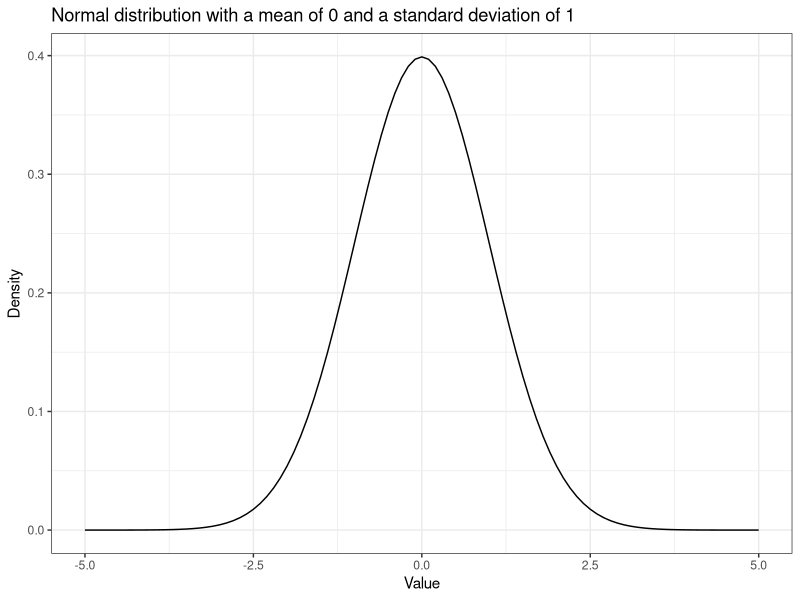
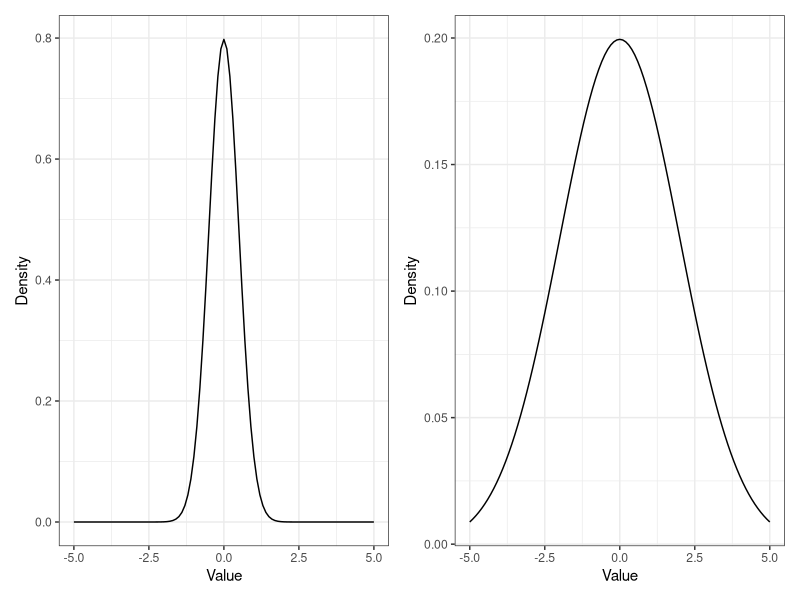
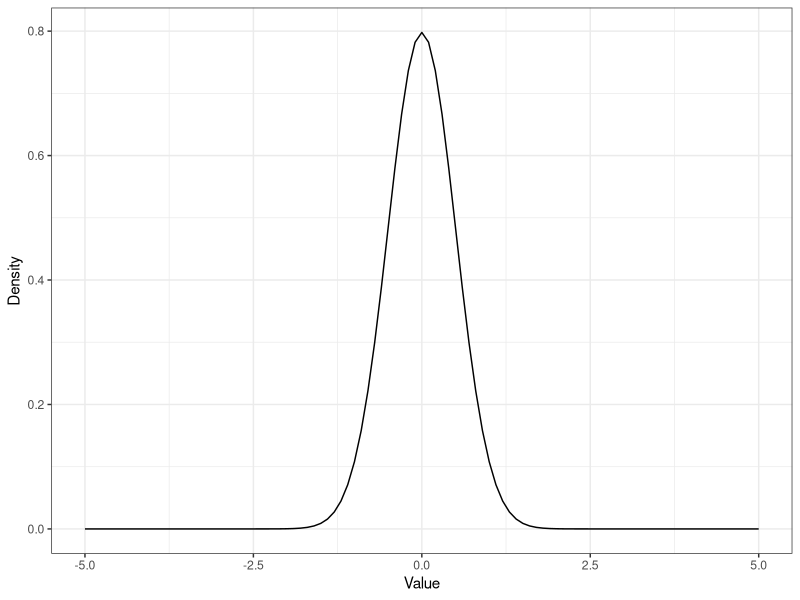
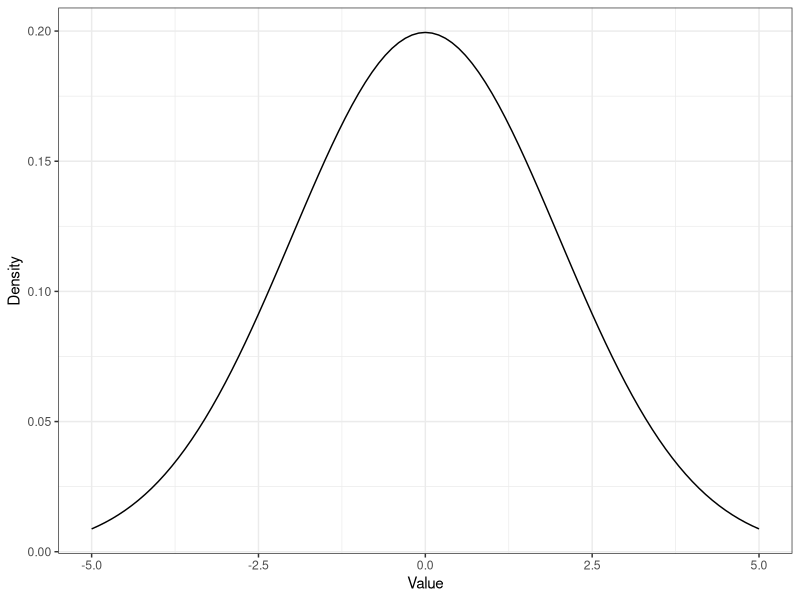
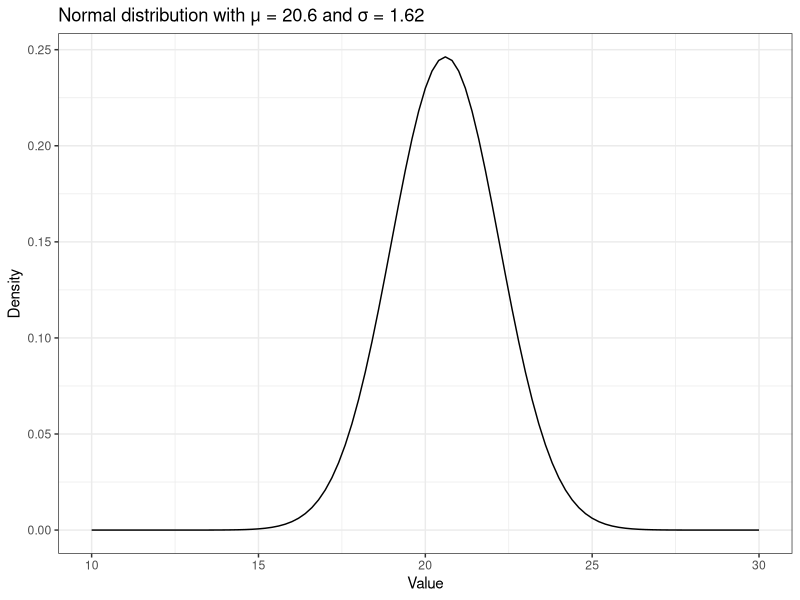
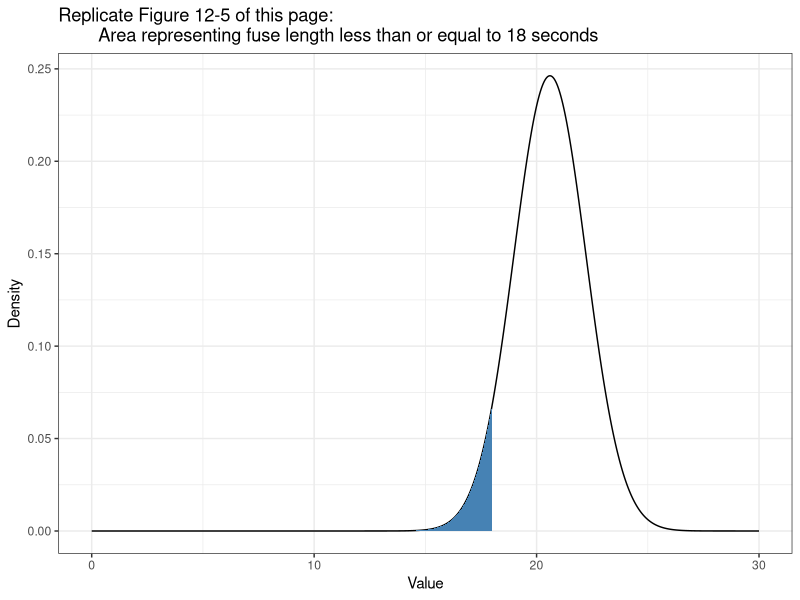
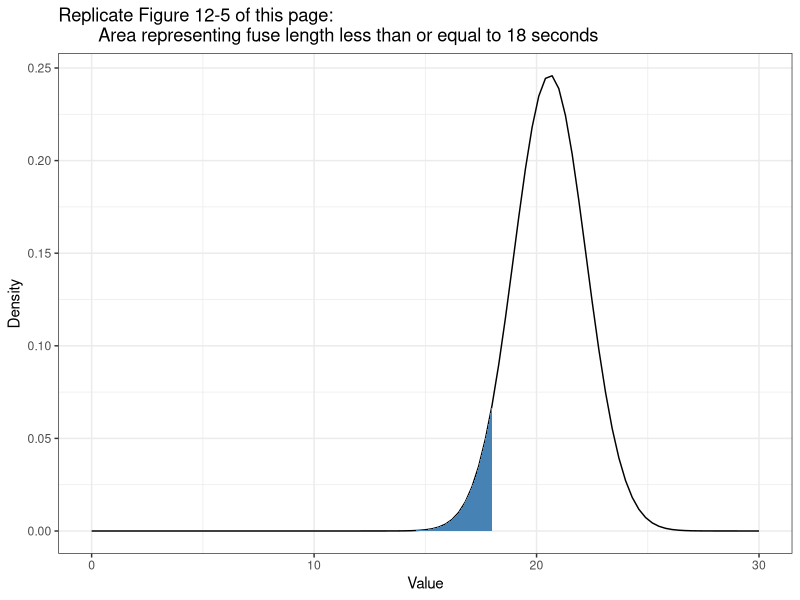
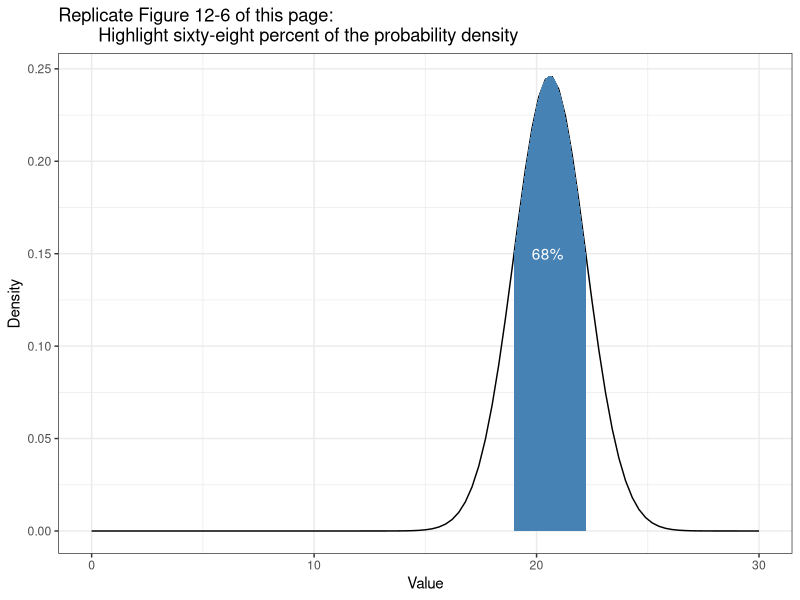

Generate these figures, in order, with R:
## ---- chunk 1
#| label: comp-mean
#| attr-source: '#lst-comp-mean lst-cap="Compute mean"'

(mu <- mean(c(19, 22, 20, 19, 23)))
## ---- chunk 2
#| label: comp-sigma-with-r-function
#| attr-source: '#lst-comp-sigma-with-r-function lst-cap="Compute standard deviation with base R function"'

(sigma1 <- sd(c(19, 22, 20, 19, 23)))
## ---- chunk 3
#| label: comp-sigma-with-own-function
#| attr-source: '#lst-comp-sigma-with-own-function lst-cap="Compute standard deviation with own function"'

sd_fun <- function(x) {
  sqrt(sum((x - mean(x))^2) * 1 / length(x))
}

(sigma2 <- sd_fun(c(19, 22, 20, 19, 23)))
## ---- chunk 4
#| label: integrating-0-to-18
#| attr-source: '#lst-integrating-0-to-18 lst-cap="Integrating over all values less than 18 seconds"'
integrate(function(x)
    dnorm(x, mean = 20.6, sd = 1.62), 0, 18)
## ---- chunk 5
#| label: fig-norm-dist
#| fig-cap: "Normal distribution with μ of 0 and σ of 1"
#| attr-source: '#lst-fig-norm-dist lst-cap="Replicate Figure 12-3: Normal distribution with μ of 0 and σ of 1"'
#| out.width: 70%
#| fig.align: center
ggplot2::ggplot(data.frame(x = c(-5, 5)), 
                ggplot2::aes(x = x)) +
    ggplot2::stat_function(fun = dnorm) +
    ggplot2::theme_bw() +
    ggplot2::labs(
        title = "Normal distribution with a mean of 0 and a standard deviation of 1",
        x = "Value",
        y = "Density"
    )

## ---- chunk 6
#| label: fig-norm-dist1
#| fig-cap: "Normal Distribution with μ = 0 and σ = 0.5"
#| attr-source: '#lst-fig-norm-dist1 lst-cap="Replicate Figure 12-4: Normal distribution with μ of 0 and σ of 0.5"'

p1 <- 
    ggplot2::ggplot(data.frame(x = c(-5, 5)), 
                    ggplot2::aes(x = x)) +
        ggplot2::stat_function(fun = function(x) dnorm(x, 0, 0.5)) +
        ggplot2::theme_bw() +
        ggplot2::labs(
            x = "Value",
            y = "Density"
        )
## ---- chunk 7
#| label: fig-norm-dist2
#| fig-cap: "Normal distribution with μ of 0 and σ of 2"
#| attr-source: '#lst-fig-norm-dist2 lst-cap="Replicate Figure 12-5: Normal distribution with μ of 0 and σ of 1"'

p2 <- 
    ggplot2::ggplot(data.frame(x = c(-5, 5)), 
                    ggplot2::aes(x = x)) +
        ggplot2::stat_function(fun = function(x) dnorm(x, 0, 2)) +
        ggplot2::theme_bw() +
        ggplot2::labs(
            x = "Value",
            y = "Density"
        )
## ---- chunk 8
#| label: fig-norm-dist-3
#| fig-cap: "Normal Distributions with µ of 0; σ of 0.5 (left) and σ of 2 (right)"
#| attr-source: '#lst-fig-norm-dist-3 lst-cap="Display Figure 12-4 and 12-5"'
#| out.height: 4in
#| out.width: 8in
library(patchwork)
p1 + p2
## ---- chunk 9
#| label: fig-norm-p1
#| fig-cap: Normal Distribution μ = 0, σ = 0.5
p1
## ---- chunk 10
#| label: fig-norm-p2
#| fig-cap: Normal Distribution:μ = 0, σ = 2
p2
## ---- chunk 11
#| label: fig-norm-dist-fuse
#| fig-cap: "A normal distribution with μ = 20.6 and σ = 1.62"
#| attr-source: '#lst-fig-norm-dist-fuse lst-cap="Replicate Figure 12-6: Normal distribution with μ = 20.6 and σ = 1.62"'
#| out.width: 70%
#| fig.align: center
ggplot2::ggplot(data.frame(x = c(10, 30)), 
                ggplot2::aes(x = x)) +
    ggplot2::stat_function(fun = function(x) dnorm(x, mean = 20.6, sd = 1.62)) +
    ggplot2::theme_bw() +
    ggplot2::labs(
        title = "Normal distribution with μ = 20.6 and σ = 1.62",
        x = "Value",
        y = "Density"
    )

## ---- chunk 12
#| label: fig-norm-dist-area1
#| fig-cap: "The area under the curve that we’re interested in"
#| attr-source: '#lst-fig-norm-dist-area1 lst-cap="Area representing fuse length less than or equal to 18 seconds"'
#| out.width: 70%
#| fig.align: center

fuse <- tibble::tibble(x = seq(0, 30, 0.01),
                       y = dnorm(x, mean = 20.6, sd = 1.62))

ggplot2::ggplot(fuse, ggplot2::aes(x = x, y = y)) +
    ggplot2::geom_line() +
    ggplot2::geom_area(data = fuse |>  
                       dplyr::filter(x >= 0 & x <= 18),
                       fill = "steelblue") +
    ggplot2::theme_bw() +
    ggplot2::labs(
        title = "Replicate Figure 12-5 of this page:
        Area representing fuse length less than or equal to 18 seconds",
        x = "Value",
        y = "Density"
    ) 

## ---- chunk 13
#| label: fig-norm-dist-area2
#| fig-cap: "The area under the curve that we’re interested in"
#| attr-source: '#lst-fig-norm-dist-area2 lst-cap="Area representing fuse length less than or equal to 18 seconds"'
#| out.width: 70%
#| fig.align: center

ggplot2::ggplot(data.frame(x = c(0, 30)), ggplot2::aes(x)) +
  ggplot2::stat_function(fun = function(x) dnorm(x, mean = 20.6, sd = 1.62),
                geom = "line",
                xlim = c(0, 30)) +
  ggplot2::stat_function(fun = function(x) dnorm(x, mean = 20.6, sd = 1.62),
                geom = "area",
                fill = "steelblue",
                xlim = c(0, 18)) +
  ggplot2::xlim(0, 30) +
  ggplot2::theme_bw() +
  ggplot2::labs(
        title = "Replicate Figure 12-5 of this page:
        Area representing fuse length less than or equal to 18 seconds",
        x = "Value",
        y = "Density"
    )
## ---- chunk 14
#| label: fig-norm-dist-area68
#| fig-cap: "Sixty-eight percent of the probability density (area under the curve) lies between one standard deviation of the mean in either direction."
#| attr-source: '#lst-fig-norm-dist-area68 lst-cap="Highlight sixty-eight percent of the probability density"'
#| out.width: 70%
#| fig.align: center

ggplot2::ggplot(data.frame(x = c(0, 30)), ggplot2::aes(x)) +
  ggplot2::stat_function(fun = function(x) dnorm(x, mean = 20.6, sd = 1.62),
                geom = "line",
                xlim = c(0, 30)) +
  ggplot2::stat_function(fun = function(x) dnorm(x, mean = 20.6, sd = 1.62),
                geom = "area",
                fill = "steelblue",
                xlim = c(20.6 - 1.62, 20.6 + 1.62)) +
  ggplot2::xlim(0, 30) +
  ggplot2::theme_bw() +
  ggplot2::labs(
        title = "Replicate Figure 12-6 of this page:
        Highlight sixty-eight percent of the probability density",
        x = "Value",
        y = "Density"
    ) +
  ggplot2::annotate(geom = "text",
           x = 20.5, y = .15,
           label = "68%",
           color = "white")
## ---- chunk 15
#| label: fig-norm-beta
#| fig-cap: "Comparing the beta distribution to the normal distribution"
#| attr-source: '#lst-fig-norm-beta lst-cap="Compare beta distribution with normal distribution"'
#| out.width: 70%
#| fig.align: center

ggplot2::ggplot(data.frame(x = c(1,1,1,0,0,0,0)), ggplot2::aes(x)) +
  ggplot2::stat_function(fun = function(x) dnorm(x, mean(x), sd(x)),
                geom = "line",
                ggplot2::aes(color = "Normal"),
                xlim = c(0, 1)) +
  ggplot2::stat_function(fun = function(x) dbeta(x, 3, 4),
                geom = "line",
                ggplot2::aes(color = "Beta"),
                xlim = c(0, 1)) +
  ggplot2::theme_bw() +
  ggplot2::scale_colour_manual("Distribution:", values = c("red", "blue")) +
  ggplot2::theme(legend.position = "top") +
  ggplot2::labs(
        x = "Probability",
        y = "Density"
    )
